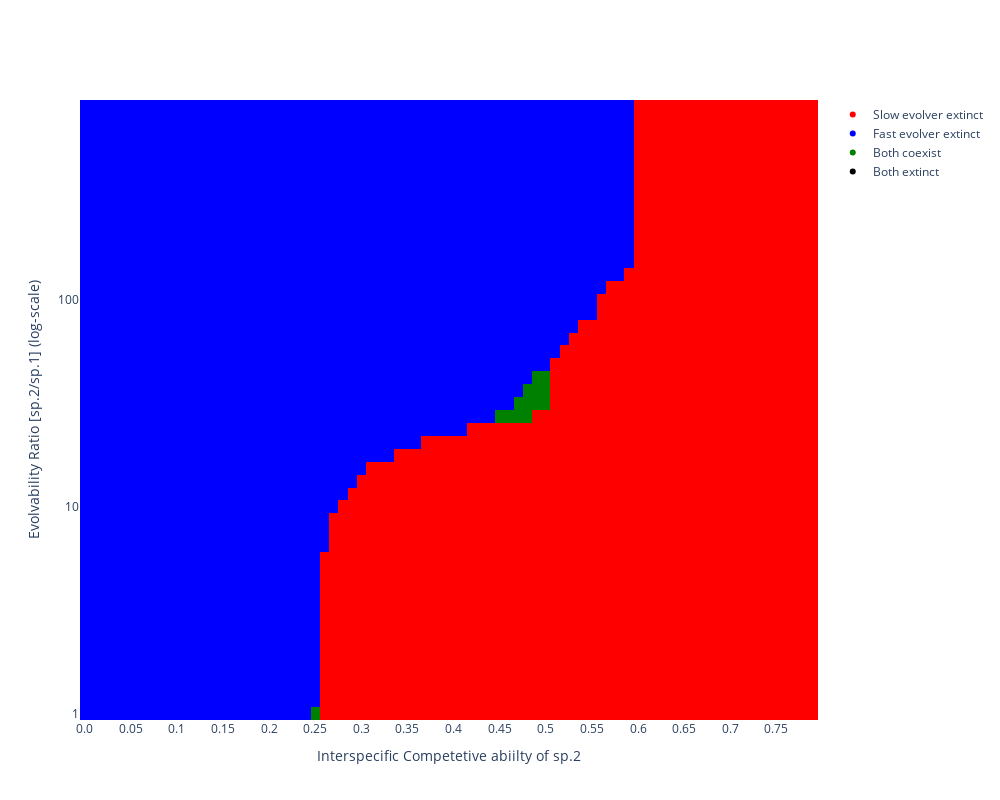

The notebook cell this image was saved under:
### Code cell
def main():
    alpha12_numbers = np.arange(0, 0.8, 0.01)
    V_A2_V_A1_powers = np.arange(0, 3, 0.0625)
    
    V_A2_V_A1_ratios = np.power(10.0, V_A2_V_A1_powers)
    
    parameters_list = generate_parameters_with_varied_parameters(alpha12_numbers, V_A2_V_A1_ratios)
    final_outcomes_list = run_sensitivity_analysis(parameters_list)
    
    final_outcomes_matrix = np.array(final_outcomes_list).reshape(len(alpha12_numbers), len(V_A2_V_A1_ratios))
    
    plot_2d_sensitivity_analysis_competetion_z_vs_evolvability(alpha12_numbers, V_A2_V_A1_ratios, final_outcomes_matrix)

if __name__ == "__main__":
    main()

### Figure 1 — Plotly figure (JSON) as saved in the notebook; plotly's stock layout.template omitted (floating-point values rounded to 4 significant figures; data arrays with more than 128 entries replaced by an {"elided": "..."} marker saying what was removed)
{"data": [{"colorbar": {"ticktext": ["sp 2 (high-genetic-var) wins, sp 1 (low-genetic-var) extinct", "sp 1 (low-genetic-var) wins, sp 2 (high-genetic-var) extinct", "both extinct", "both coexist"], "tickvals": [0, 1, 2, 3]}, "colorscale": [[0, "red"], [0.3333, "blue"], [0.6667, "black"], [1, "green"]], "showscale": false, "type": "heatmap", "x": [0, 0.01, 0.02, 0.03, 0.04, 0.05, 0.06, 0.07, 0.08, 0.09, 0.1, 0.11, 0.12, 0.13, 0.14, 0.15, 0.16, 0.17, 0.18, 0.19, 0.2, 0.21, 0.22, 0.23, 0.24, 0.25, 0.26, 0.27, 0.28, 0.29, 0.3, 0.31, 0.32, 0.33, 0.34, 0.35, 0.36, 0.37, 0.38, 0.39, 0.4, 0.41, 0.42, 0.43, 0.44, 0.45, 0.46, 0.47, 0.48, 0.49, 0.5, 0.51, 0.52, 0.53, 0.54, 0.55, 0.56, 0.57, 0.58, 0.59, 0.6, 0.61, 0.62, 0.63, 0.64, 0.65, 0.66, 0.67, 0.68, 0.69, 0.7, 0.71, 0.72, 0.73, 0.74, 0.75, 0.76, 0.77, 0.78, 0.79], "y": [1, 1.155, 1.334, 1.54, 1.778, 2.054, 2.371, 2.738, 3.162, 3.652, 4.217, 4.87, 5.623, 6.494, 7.499, 8.66, 10, 11.55, 13.34, 15.4, 17.78, 20.54, 23.71, 27.38, 31.62, 36.52, 42.17, 48.7, 56.23, 64.94, 74.99, 86.6, 100, 115.5, 133.4, 154.0, 177.8, 205.4, 237.1, 273.8, 316.2, 365.2, 421.7, 487.0, 562.3, 649.4, 749.9, 866.0], "z": {"elided": "48x80 int values"}}, {"marker": {"color": "red"}, "mode": "markers", "name": "Slow evolver extinct", "showlegend": true, "type": "scatter", "x": [null], "y": [null]}, {"marker": {"color": "blue"}, "mode": "markers", "name": "Fast evolver extinct", "showlegend": true, "type": "scatter", "x": [null], "y": [null]}, {"marker": {"color": "green"}, "mode": "markers", "name": "Both coexist", "showlegend": true, "type": "scatter", "x": [null], "y": [null]}, {"marker": {"color": "black"}, "mode": "markers", "name": "Both extinct", "showlegend": true, "type": "scatter", "x": [null], "y": [null]}], "layout": {"height": 800, "width": 1000, "xaxis": {"ticktext": ["0.0", "0.05", "0.1", "0.15", "0.2", "0.25", "0.3", "0.35", "0.4", "0.45", "0.5", "0.55", "0.6", "0.65", "0.7", "0.75", "0.8", "0.85", "0.9", "0.95"], "tickvals": [0, 0.05, 0.1, 0.15, 0.2, 0.25, 0.3, 0.35, 0.4, 0.45, 0.5, 0.55, 0.6, 0.65, 0.7, 0.75, 0.8, 0.85, 0.9, 0.95], "title": {"text": "Interspecific Competetive abiilty of sp.2"}}, "yaxis": {"ticktext": ["1", "10", "100", "1000"], "tickvals": [1, 10, 100, 1000], "title": {"text": "Evolvability Ratio [sp.2/sp.1] (log-scale)"}, "type": "log"}}}
